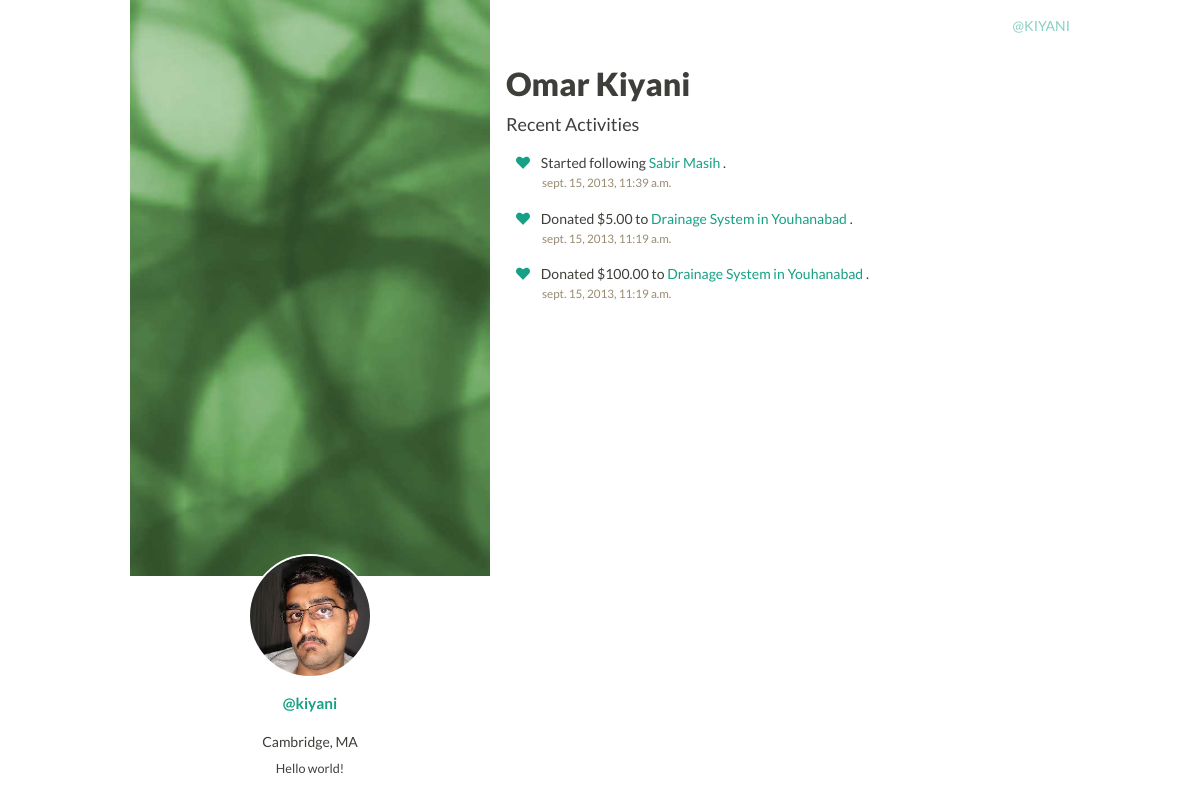
Before: /social/user/kiyani (signed in) with the older database file.
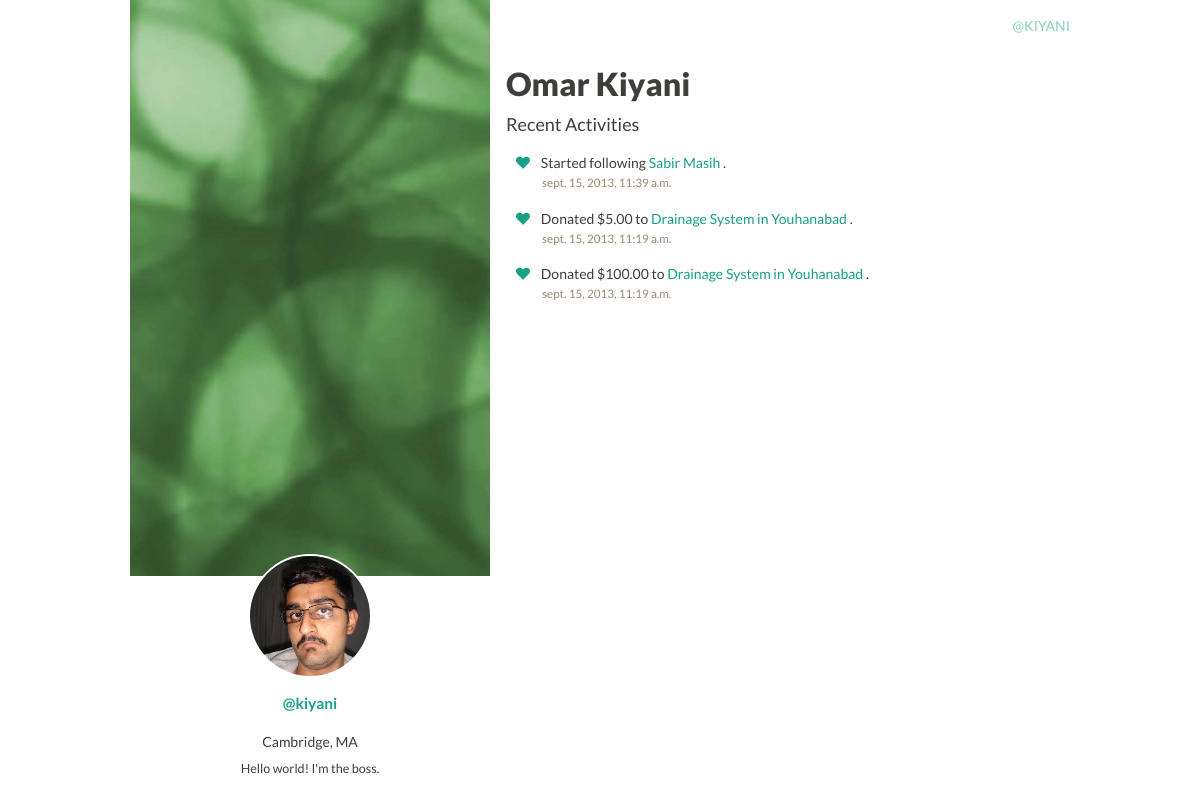
After: the same page with the newer database file.
### social/models.py (models this page shows)
class User(AbstractUser):
  photo = models.ImageField(upload_to='social/user/')
  phone = models.CharField(max_length=20, db_index=True, null=True, blank=True)
  location = models.CharField(max_length=256, null=True, blank=True)
  biography = models.CharField(max_length=256, null=True, blank=True)
  follows = models.ManyToManyField('User', related_name='followers',
                                   null=True, blank=True)
  supports = models.ManyToManyField(Campaign, related_name='supporters',
                                    null=True, blank=True)

### social/views.py (the view)
# urls.py: url(r'user/(?P<user_id>[a-zA-Z0-9_\+-]+)$', 'user'),
@login_required
def user(request, user_id):
  user = User.objects.get(username=user_id)
  if request.user.is_authenticated():
    follows = user.followers.filter(username=request.user.username).exists()
  else:
    follows = False
  return render_to_response(
    'social/profile.html',
    RequestContext(
      request,
      {'profile_user': user,
       'activities': user.activities.order_by('-date_created'),
       'follows': follows
       }))

### templates/social/profile.html (shortened to what this page needs)
{% extends "base/base.html" %}
{% load staticfiles %}
{% block css %}
<link href="{% static "css/social/profile.css" %}" rel="stylesheet">
{% endblock %}
{% block container %}
<header class="sidebar">
  <div class="sidebar-background">
    <div class="sidebar-profile">
      <div class="sidebar-avatar">
        <a href="/social/user/{{ profile_user.username }}">
          <img src="{{ profile_user.photo.url }}" class="profile-photo">
        </a>
      </div>
      <h2 class="sidebar-name">
        <a href="/social/user/{{ profile_user.username }}">@{{ profile_user.username }}</a>
      </h2>
      <div class="sidebar-location">
        {{ profile_user.location }}
      </div>
      <div class="sidebar-bio">
        {{ profile_user.biography }}
      </div>
    </div>
  </div>
</header>
<div class="social-content">
<div class="social-name-container">
  <h1 class="social-name">{{ profile_user.first_name }} {{ profile_user.last_name }}</h1>
</div>
<br/>
<div class="recent-activities">
  <h4>Recent Activities</h4>
</div>
{% for activity in activities.all %}
  <div class="activity">
    <p class="activity-text"><a href="#"><span data-id="{{ activity.hash_id }}" class="fui-heart activity-like" onclick="like_activity(this);"></a></span> &nbsp&nbsp
    {% if activity.donationactivity %}
    Donated ${{ activity.donationactivity.donation.amount }} to <a href="/campaign/viewcampaign/{{ activity.donationactivity.donation.campaign.hash_id }}">{{ activity.donationactivity.donation.campaign.name }}
    {% elif activity.followactivity %}
    Started following <a href="/social/user/{{ activity.followactivity.followed_user.username }}">{{ activity.followactivity.followed_user.first_name }} {{ activity.followactivity.followed_user.last_name }}
    {% elif activity.campaigncreateactivity %}
    Started a new campaign <a href="/campaign/viewcampaign/{{ activity.campaigncreateactivity.campaign.hash_id }}">{{ activity.campaigncreateactivity.campaign.name }}
    {% endif %}
    </a>.</p>
    <div class="activity-meta">
      <time class="activity-time">{{ activity.date_created }}</time>
    </div>
  </div>
{% endfor %}
</div>
{% endblock %}

### templates/base/base.html (shortened to what this page needs)
{% load staticfiles %}
<!DOCTYPE html PUBLIC "-//W3C//DTD XHTML 1.0 Transitional//EN"
          "http://www.w3.org/TR/xhtml1/DTD/xhtml1-transitional.dtd">
<html xmlns="http://www.w3.org/1999/xhtml">
  <head>
    <link href="{% static "external/flatui/bootstrap/css/bootstrap.css" %}" rel="stylesheet">
    <link href="{% static "external/flatui/css/flat-ui.css" %}" rel="stylesheet">
    <link href="{% static "css/base/base.css" %}" rel="stylesheet">
    {% block css %}
    {% endblock %}
  </head>
  <body>
    <div class="container">
      <header class="base-header">
        <div class="base-logo"><strong><a href="/">MADAD</a></strong></div>
        <nav class="base-nav">
          <div>
            {% if user.is_authenticated %}
              <a href="/social/user/{{ user.username }}" class="base-login-link">@{{ user.username }}</a>
            {% else %}
              <a href="/social/signup/" class="base-signup-link">Signup</a>
              <a href="/social/login/" class="base-login-link">Login</a>
            {% endif %}
          </div>
        </nav>
      </header>
      <div class="inner-container">
        {% block container %}
        {% endblock %}
      </div>
    </div>
  </body>
</html>

Changed rows visible on the page:
changed User "Omar": biography "Hello world!" → "Hello world! I'm the boss."
